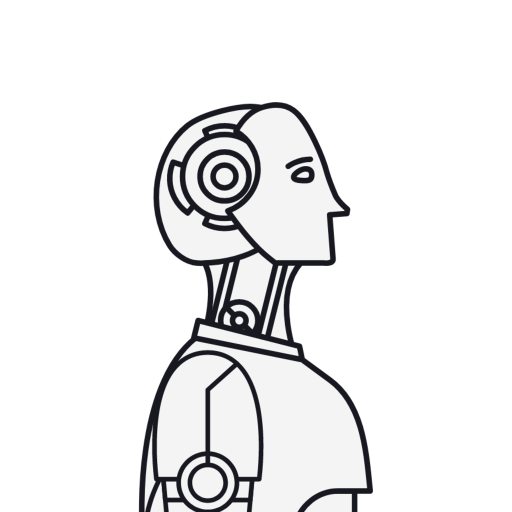
#> input picture images/generated/launcher_adaptive_fg.png, 1024 x 1024 px, found by its file name (shown at 1/2 size)
$ python make_msstore_showcase.py
#> lines starting #> are read from the running program, lines starting #| are printed output that depends on the picture
#!/usr/bin/env python3
"""Generate Microsoft Store screenshots for Custom RR.

Same method as the Play-store showcase generator: a branded 1920x1080
landscape card with an eyebrow label, a headline, a subtitle, and the real
app screenshot framed in a native Windows window-chrome mockup.

Custom RR green scheme, LIGHT mode (per user preference: MS Store shots are
always light mode). Mirrors the ClauseShift msstore reference layout.

Raw light-mode app captures live in RAW_DIR (1920x1080 each). Outputs to
OUT_DIR as 01..06.png, 1920x1080, which is an accepted MS Store screenshot
size.
"""

from __future__ import annotations

import os
from PIL import Image, ImageDraw, ImageFont, ImageFilter

W, H = 1920, 1080
RAW_DIR = "/tmp/crr-light-shots"
OUT_DIR = "/home/monsiu/Custom-RR/screenshots/msstore"
ICON = "/home/monsiu/Custom-RR/images/generated/launcher_full.png"
ICON_FG = "/home/monsiu/Custom-RR/images/generated/launcher_adaptive_fg.png"

F = "/usr/share/fonts/TTF"
FONT_EYEBROW = f"{F}/JetBrainsMonoNerdFont-Bold.ttf"
FONT_HEAD = f"{F}/RobotoSlab-Bold.ttf"
FONT_SUB = f"{F}/DejaVuSans.ttf"
FONT_UI = f"{F}/DejaVuSans.ttf"

# Custom RR green light palette.
BG_TOP = (247, 251, 243)
BG_BOTTOM = (230, 244, 221)
ACCENT = (69, 119, 48)       # brand dark green
EYEBROW = (60, 104, 42)
HEADLINE = (12, 33, 16)      # onSeed-ish near-black green
SUBTITLE = (74, 92, 68)
TITLEBAR = (241, 244, 238)
TITLEBAR_LINE = (223, 228, 219)
WIN_TITLE = (58, 68, 54)
WIN_CTRL = (120, 130, 116)

# eyebrow, headline, subtitle
COPY = [
    ("ONE HOME FOR EVERY ROM",
     "Custom ROMs, recoveries & GSIs",
     "A single catalog of popular Android custom ROMs and recoveries, with links, screenshots and flashing guides."),
    ("BROWSE THE CATALOG",
     "Every major ROM in one place",
     "LineageOS, crDroid, Pixel Experience, Evolution X and more, each with freshness signals and download links."),
    ("KNOW BEFORE YOU FLASH",
     "Deep detail on every build",
     "Supported devices, key features, screenshots and direct downloads, plus the XDA threads for each project."),
    ("RECOVERIES, SORTED",
     "TWRP, OrangeFox & friends",
     "Find the right custom recovery for your device, from the projects that actually support it."),
    ("FIND YOUR PHONE",
     "Hundreds of devices & brands",
     "Search by brand, model or codename to see exactly what ROMs and recoveries your device can run."),
    ("TREBLE & GSIs",
     "Generic images, explained",
     "Check if your device is Treble-compatible and pick the right GSI variant, with a plain-English guide."),
]


def font(path: str, size: int) -> ImageFont.FreeTypeFont:
    return ImageFont.truetype(path, size)


def text_w(draw, text, fnt, tracking=0.0) -> float:
    if tracking == 0:
        return draw.textlength(text, font=fnt)
    return sum(draw.textlength(c, font=fnt) + tracking for c in text) - tracking


def draw_centered(draw, cx, y, text, fnt, fill, tracking=0.0):
    total = text_w(draw, text, fnt, tracking)
    x = cx - total / 2
    if tracking == 0:
        draw.text((x, y), text, font=fnt, fill=fill)
        return
    for c in text:
        draw.text((x, y), c, font=fnt, fill=fill)
        x += draw.textlength(c, font=fnt) + tracking


def wrap(draw, text, fnt, max_w):
    words = text.split()
    lines, cur = [], ""
    for wd in words:
        trial = f"{cur} {wd}".strip()
        if draw.textlength(trial, font=fnt) <= max_w:
            cur = trial
        else:
            if cur:
                lines.append(cur)
            cur = wd
    if cur:
        lines.append(cur)
    return lines


def gradient_bg() -> Image.Image:
    base = Image.new("RGB", (W, H), BG_TOP)
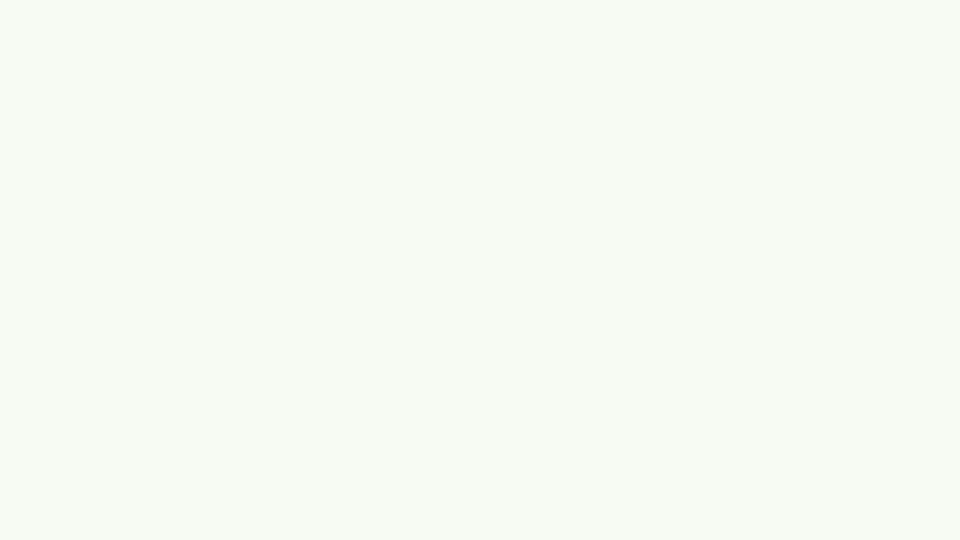
#> base: PIL image 1920x1080 RGB (shown at 1/2 size); mean R, G, B 247, 251, 243
    top = Image.new("RGB", (1, H), 0)
    for y in range(H):
        t = y / (H - 1)
        top.putpixel((0, y), tuple(
            int(BG_TOP[i] + (BG_BOTTOM[i] - BG_TOP[i]) * t) for i in range(3)))
    base = top.resize((W, H))
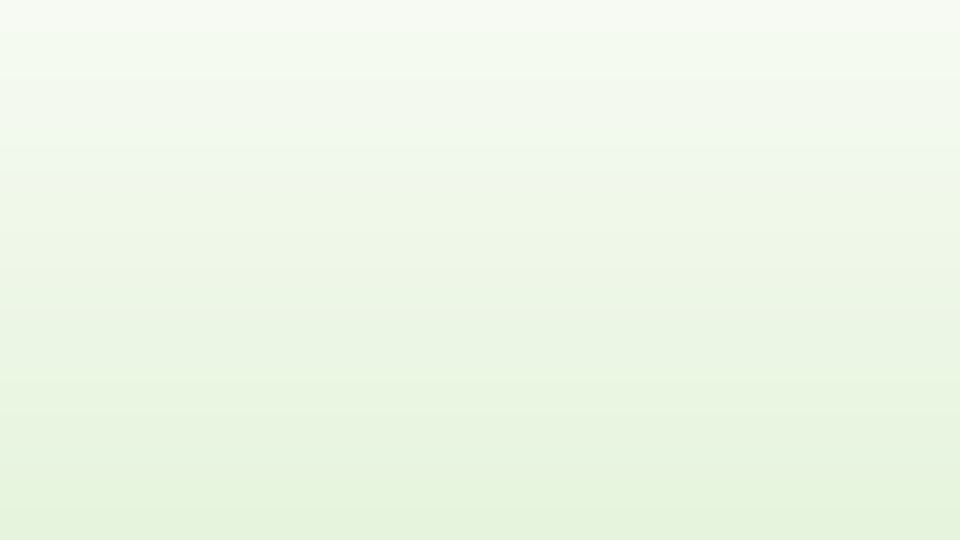
#> base: PIL image 1920x1080 RGB (shown at 1/2 size); mean R, G, B 238, 247, 231.5
    return base.convert("RGBA")


def add_watermark(canvas):
    mark = Image.open(ICON_FG).convert("RGBA")
#> mark is the input picture: PIL image 1024x1024 RGBA; mean R, G, B, A 46.8, 46.8, 47.5, 64.6
    size = 760
    mark = mark.resize((size, size), Image.LANCZOS).rotate(-18, expand=True, resample=Image.BICUBIC)
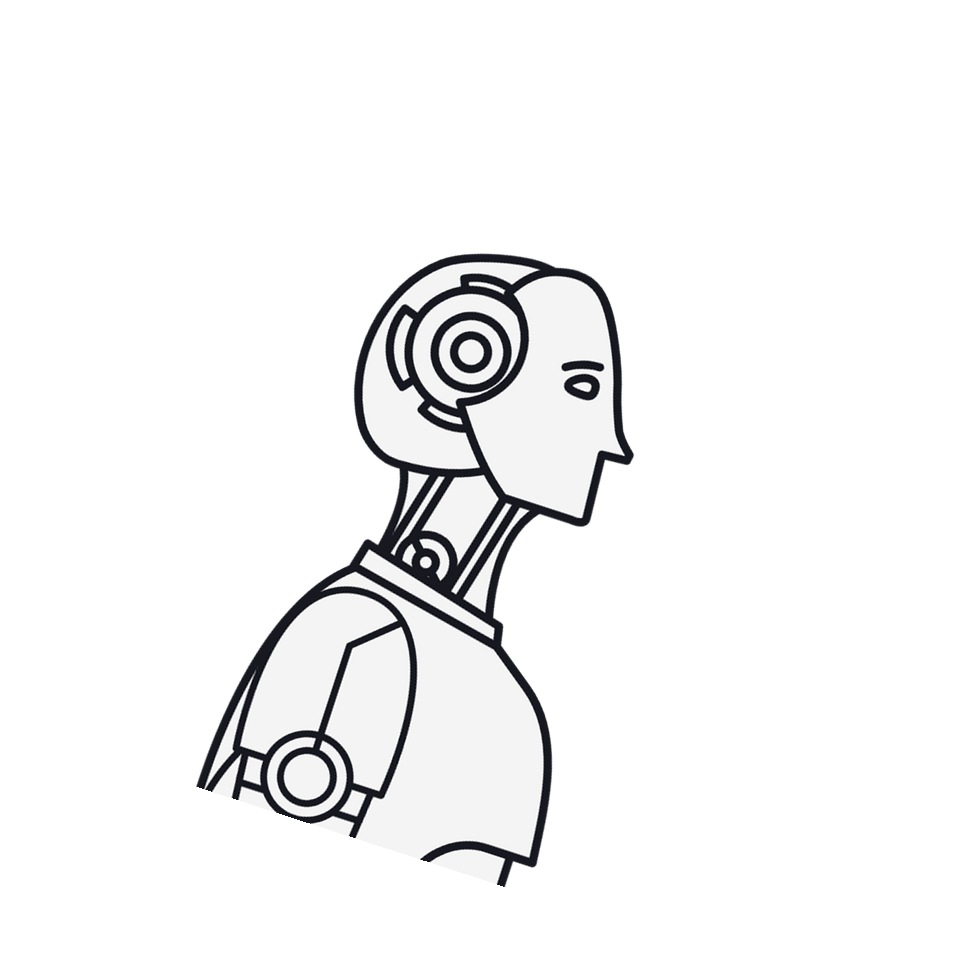
#> mark: PIL image 958x958 RGBA; mean R, G, B, A 29.4, 29.4, 29.8, 40.7; transparent parts drawn white
    alpha = mark.split()[3].point(lambda a: int(a * 0.05))
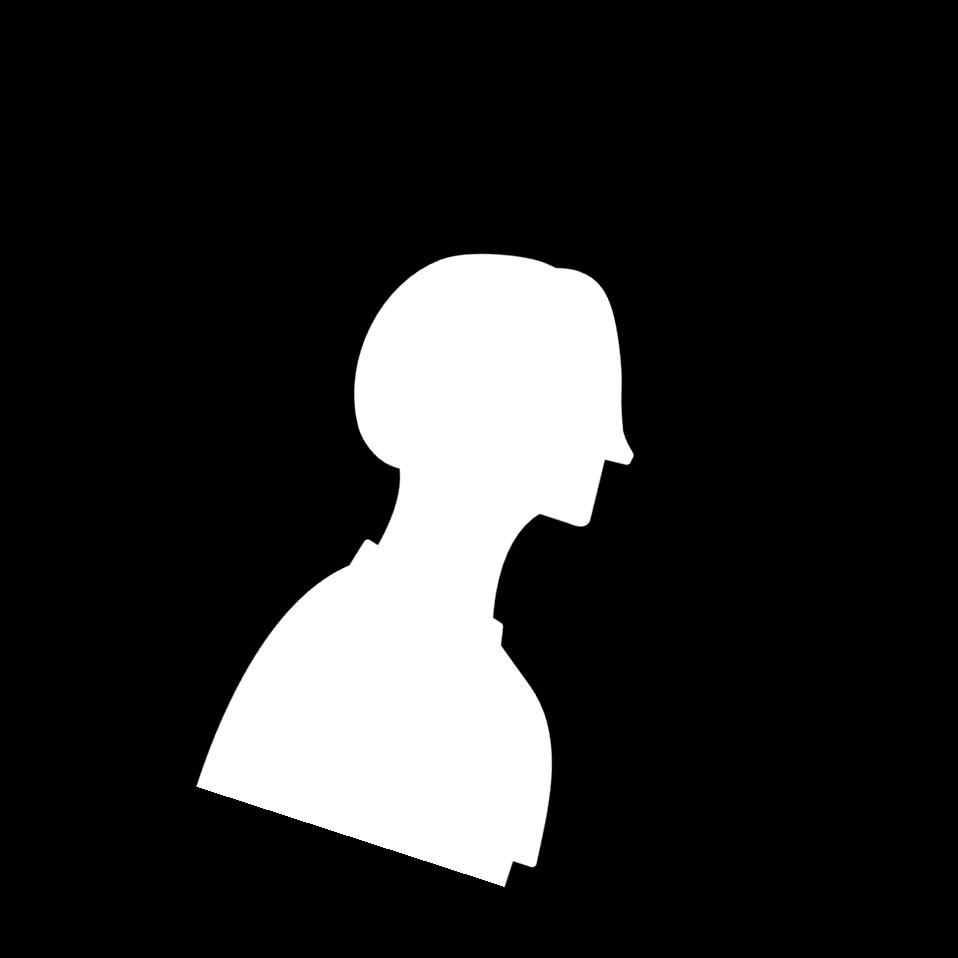
#> alpha: PIL image 958x958 L; min 0, max 12, mean 1.91; drawn with min black and max white
    mark.putalpha(alpha)
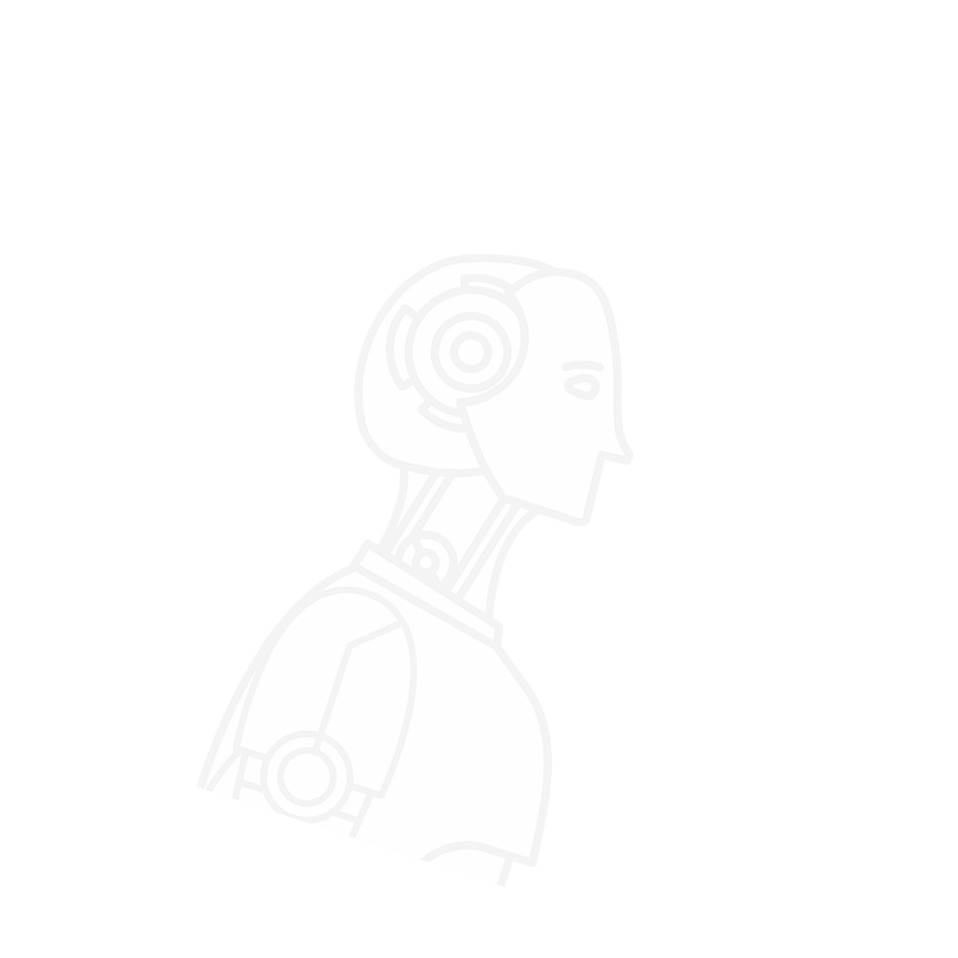
#> mark: PIL image 958x958 RGBA; mean R, G, B, A 29.4, 29.4, 29.8, 1.9; transparent parts drawn white
    canvas.alpha_composite(mark, (W - int(size * 0.72), H - int(size * 0.62)))


def rounded_mask(size, radius):
    m = Image.new("L", size, 0)
    ImageDraw.Draw(m).rounded_rectangle([0, 0, size[0] - 1, size[1] - 1], radius=radius, fill=255)
    return m


def window(shot_path):
    win_w = 1200
    radius = 18
    title_h = 58
    shot = Image.open(shot_path).convert("RGB")
    sh = int(win_w * shot.height / shot.width)
    shot = shot.resize((win_w, sh), Image.LANCZOS)
    win_h = title_h + sh

    win = Image.new("RGBA", (win_w, win_h), (0, 0, 0, 0))
    d = ImageDraw.Draw(win)
    # white body
    d.rounded_rectangle([0, 0, win_w - 1, win_h - 1], radius=radius, fill=(255, 255, 255, 255))
    # title bar (top corners rounded, bottom square)
    d.rounded_rectangle([0, 0, win_w - 1, title_h + radius], radius=radius, fill=TITLEBAR + (255,))
    d.rectangle([0, title_h - 1, win_w - 1, title_h + radius], fill=TITLEBAR + (255,))
    d.line([0, title_h, win_w - 1, title_h], fill=TITLEBAR_LINE + (255,), width=2)

    # app icon + title
    ic = Image.open(ICON).convert("RGBA").resize((32, 32), Image.LANCZOS)
    ic_mask = rounded_mask((32, 32), 8)
    win.paste(ic, (22, (title_h - 32) // 2), ic_mask)
    fui = font(FONT_UI, 22)
    d.text((66, (title_h - 26) // 2), "Custom RR", font=fui, fill=WIN_TITLE)

    # window controls: minimize, maximize, close
    cy = title_h // 2
    x_min = win_w - 150
    d.line([x_min, cy, x_min + 22, cy], fill=WIN_CTRL, width=2)
    x_max = win_w - 100
    d.rounded_rectangle([x_max, cy - 10, x_max + 20, cy + 10], radius=3, outline=WIN_CTRL, width=2)
    x_cl = win_w - 46
    d.line([x_cl, cy - 10, x_cl + 20, cy + 10], fill=WIN_CTRL, width=2)
    d.line([x_cl, cy + 10, x_cl + 20, cy - 10], fill=WIN_CTRL, width=2)

    # screenshot below title bar
    win.paste(shot, (0, title_h))

    # round the whole window
    win.putalpha(rounded_mask((win_w, win_h), radius))
    return win


def render(idx, eyebrow, headline, subtitle, shot_path, out_path):
    canvas = gradient_bg()
    add_watermark(canvas)
    d = ImageDraw.Draw(canvas)
    cx = W // 2

    # accent bar
    bar_w, bar_h, bar_y = 66, 6, 84
    d.rounded_rectangle([cx - bar_w // 2, bar_y, cx + bar_w // 2, bar_y + bar_h],
                        radius=3, fill=ACCENT)

    # eyebrow (letter-spaced mono)
    fe = font(FONT_EYEBROW, 30)
    draw_centered(d, cx, 108, eyebrow, fe, EYEBROW, tracking=8)

    # headline (auto-fit)
    hsize = 82
    fh = font(FONT_HEAD, hsize)
    while text_w(d, headline, fh) > W - 260 and hsize > 40:
        hsize -= 2
        fh = font(FONT_HEAD, hsize)
#> this loop made 0 passes
#> after the loop, hsize = 82
    hy = 152
    draw_centered(d, cx, hy, headline, fh, HEADLINE)
    hb = fh.getbbox(headline)
    head_bottom = hy + (hb[3] - hb[1]) + 8

    # subtitle (wrap, max 2 lines)
    fs = font(FONT_SUB, 33)
    lines = wrap(d, subtitle, fs, 1360)[:2]
#> lines = 2 items
    sy = head_bottom + 26
    for ln in lines:
        draw_centered(d, cx, sy, ln, fs, SUBTITLE)
        sy += 46
#> this loop made 2 passes
#> (total in draw_centered, sy) on pass 1: (1259, 304)
#> (ln, total in draw_centered, sy) on pass 2: ('screenshots and flashing guides.', 541.8, 350)
#> after the loop, sy = 350

    # window mockup with drop shadow
    win = window(shot_path)
    win_x = (W - win.width) // 2
    win_y = 432

    shadow = Image.new("RGBA", (W, H), (0, 0, 0, 0))
    sh_layer = Image.new("RGBA", win.size, (0, 0, 0, 0))
    sh_mask = win.split()[3].point(lambda a: int(a * 0.28))
    sh_layer.putalpha(sh_mask)
    shadow.paste(Image.new("RGBA", win.size, (14, 30, 10, 255)), (win_x, win_y + 20), sh_layer)
    shadow = shadow.filter(ImageFilter.GaussianBlur(26))
    canvas.alpha_composite(shadow)
    canvas.alpha_composite(win, (win_x, win_y))

    canvas.convert("RGB").save(out_path)
    print(f"wrote {out_path}")


def main():
    os.makedirs(OUT_DIR, exist_ok=True)
    for i, (eyebrow, headline, subtitle) in enumerate(COPY, start=1):
        shot = os.path.join(RAW_DIR, f"{i:02d}.png")
        out = os.path.join(OUT_DIR, f"{i:02d}.png")
        render(i, eyebrow, headline, subtitle, shot, out)


if __name__ == "__main__":
#> (the run stopped early here; a loop or call above may not have finished)

$ run again, with images/generated/splash_android12.png copied over images/generated/launcher_adaptive_fg.png
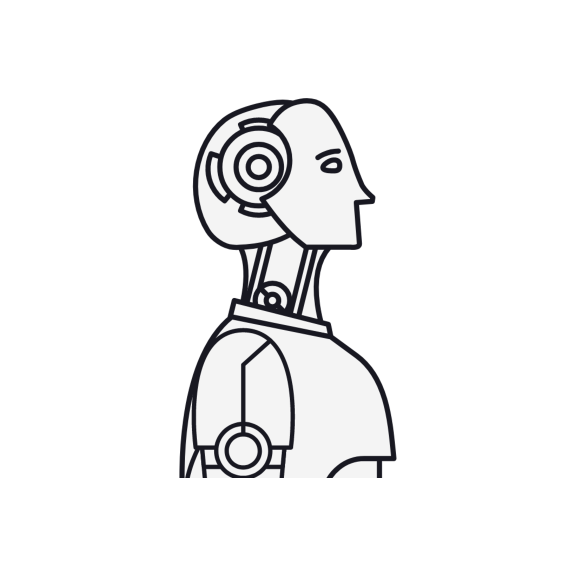
#> input picture images/generated/splash_android12.png, 1152 x 1152 px, found by its file name (shown at 1/2 size)
#> in add_watermark, mark is the input picture: PIL image 1152x1152 RGBA; mean R, G, B, A 31.8, 31.8, 32.2, 43.9
#> in add_watermark, `mark = mark.resize((size, size), Image.LANCZOS).rotate(-18, expand=Tru..`:
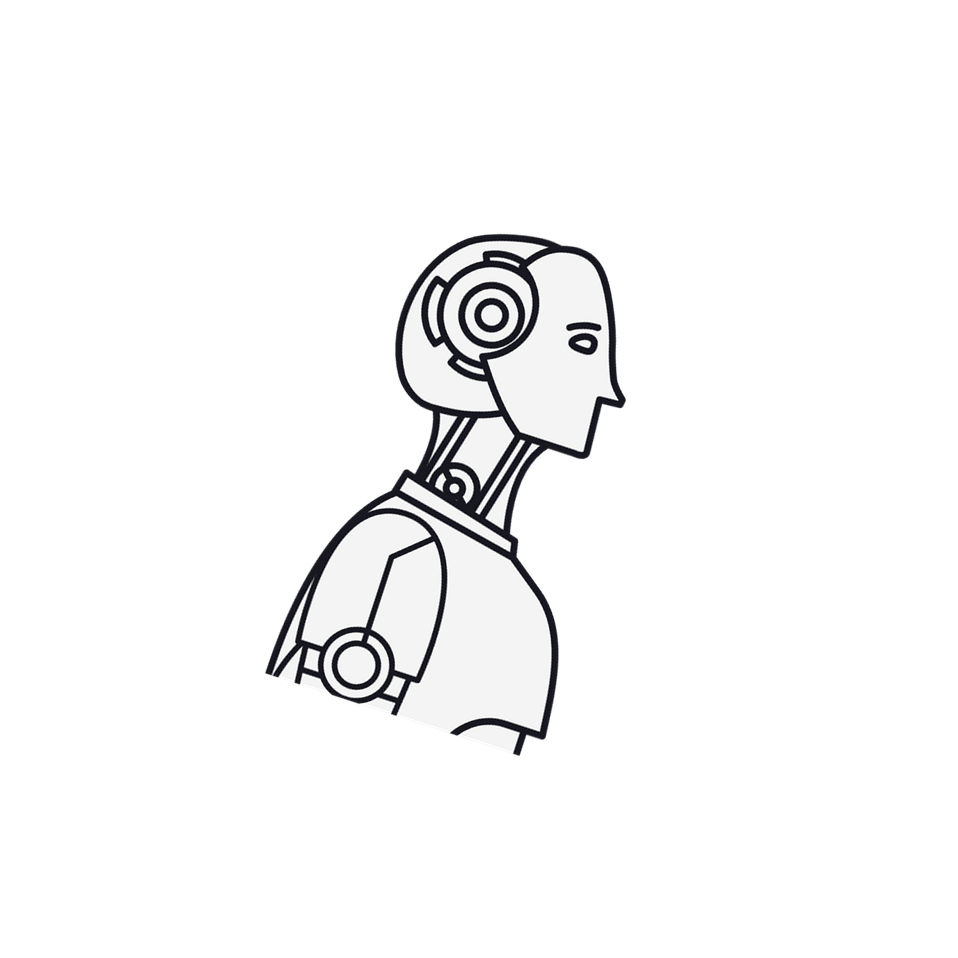
#> mark: PIL image 958x958 RGBA; mean R, G, B, A 20, 20, 20.3, 27.6; transparent parts drawn white
#> in add_watermark, `alpha = mark.split()[3].point(lambda a: int(a * 0.05))`:
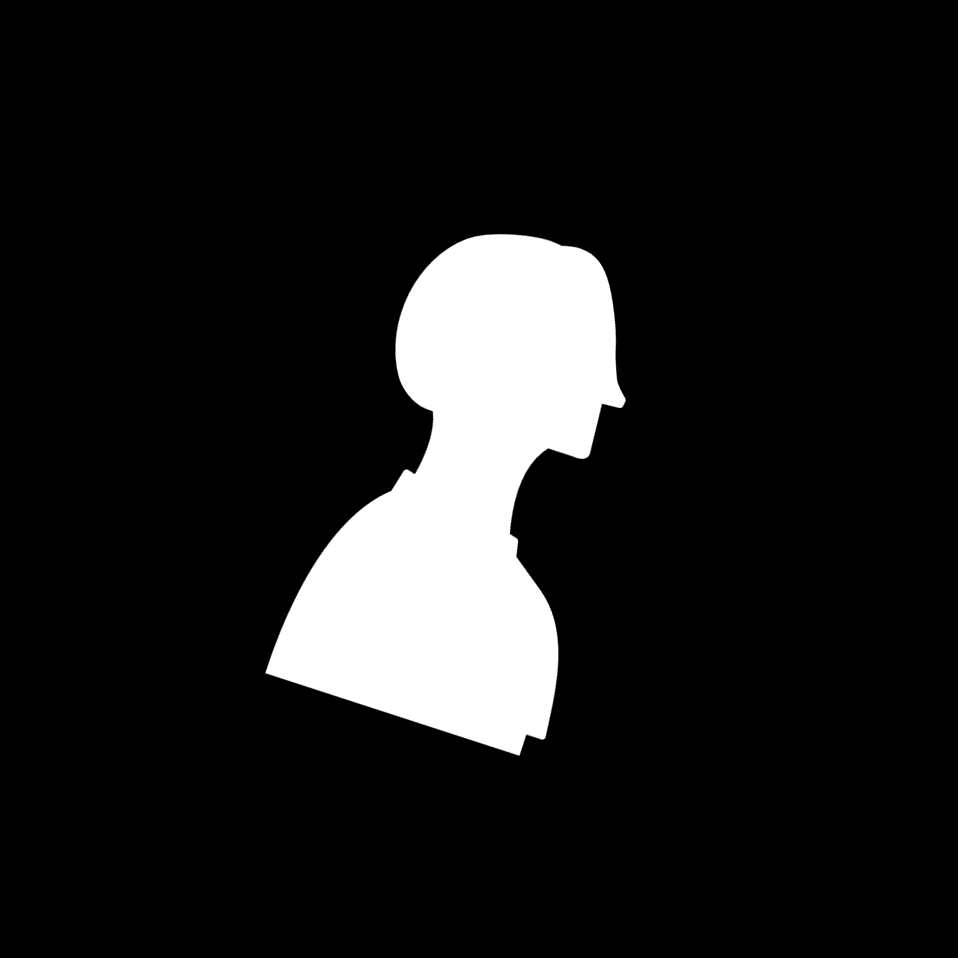
#> alpha: PIL image 958x958 L; min 0, max 12, mean 1.3; drawn with min black and max white
#> after the loop in render, `while text_w(d, headline, fh) > W - 260 and hsize > 40:`: hsize = 82
#> lines = 2 items
#> the loop in render, `for ln in lines:` made 2 passes
#> (total in draw_centered, sy) on pass 1: (1259, 304)
#> after the loop in render, `for ln in lines:`: sy = 350
